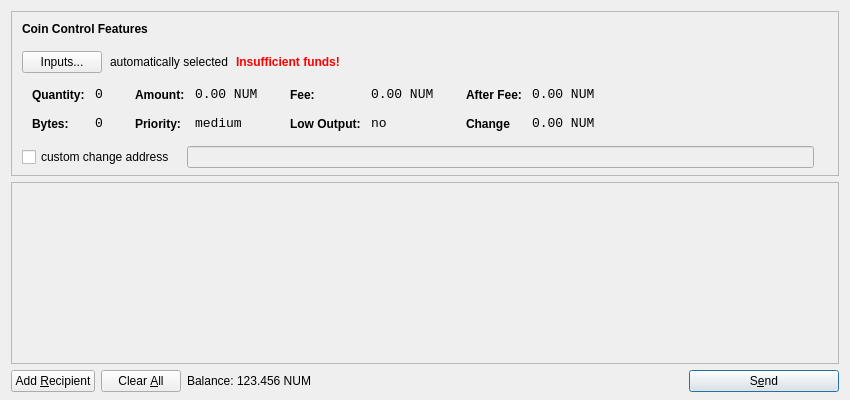
<?xml version="1.0" encoding="UTF-8"?>
<ui version="4.0">
 <class>SendCoinsDialog</class>
 <widget class="QDialog" name="SendCoinsDialog">
  <property name="geometry">
   <rect>
    <x>0</x>
    <y>0</y>
    <width>850</width>
    <height>400</height>
   </rect>
  </property>
  <property name="windowTitle">
   <string>Send Coins</string>
  </property>
  <layout class="QVBoxLayout" name="verticalLayout" stretch="0,1,0">
   <property name="bottomMargin">
    <number>8</number>
   </property>
   <item>
    <widget class="QFrame" name="frameCoinControl">
     <property name="sizePolicy">
      <sizepolicy hsizetype="Expanding" vsizetype="Expanding">
       <horstretch>0</horstretch>
       <verstretch>0</verstretch>
      </sizepolicy>
     </property>
     <property name="maximumSize">
      <size>
       <width>16777215</width>
       <height>16777215</height>
      </size>
     </property>
     <property name="frameShape">
      <enum>QFrame::StyledPanel</enum>
     </property>
     <property name="frameShadow">
      <enum>QFrame::Sunken</enum>
     </property>
     <layout class="QVBoxLayout" name="verticalLayoutCoinControl2">
      <property name="spacing">
       <number>-1</number>
      </property>
      <property name="leftMargin">
       <number>0</number>
      </property>
      <property name="topMargin">
       <number>0</number>
      </property>
      <property name="rightMargin">
       <number>0</number>
      </property>
      <property name="bottomMargin">
       <number>6</number>
      </property>
      <item>
       <layout class="QVBoxLayout" name="verticalLayoutCoinControl" stretch="0,0,0,0,1">
        <property name="spacing">
         <number>0</number>
        </property>
        <property name="leftMargin">
         <number>10</number>
        </property>
        <property name="topMargin">
         <number>10</number>
        </property>
        <item>
         <layout class="QHBoxLayout" name="horizontalLayoutCoinControl1">
          <property name="bottomMargin">
           <number>15</number>
          </property>
          <item>
           <widget class="QLabel" name="labelCoinControlFeatures">
            <property name="sizePolicy">
             <sizepolicy hsizetype="Preferred" vsizetype="Maximum">
              <horstretch>0</horstretch>
              <verstretch>0</verstretch>
             </sizepolicy>
            </property>
            <property name="font">
             <font>
              <weight>75</weight>
              <bold>true</bold>
             </font>
            </property>
            <property name="styleSheet">
             <string notr="true">font-weight:bold;</string>
            </property>
            <property name="text">
             <string>Coin Control Features</string>
            </property>
           </widget>
          </item>
         </layout>
        </item>
        <item>
         <layout class="QHBoxLayout" name="horizontalLayoutCoinControl2" stretch="0,0,0,0">
          <property name="spacing">
           <number>8</number>
          </property>
          <property name="bottomMargin">
           <number>10</number>
          </property>
          <item>
           <widget class="QPushButton" name="pushButtonCoinControl">
            <property name="styleSheet">
             <string notr="true"/>
            </property>
            <property name="text">
             <string>Inputs...</string>
            </property>
           </widget>
          </item>
          <item>
           <widget class="QLabel" name="labelCoinControlAutomaticallySelected">
            <property name="text">
             <string>automatically selected</string>
            </property>
            <property name="margin">
             <number>5</number>
            </property>
           </widget>
          </item>
          <item>
           <widget class="QLabel" name="labelCoinControlInsuffFunds">
            <property name="font">
             <font>
              <weight>75</weight>
              <bold>true</bold>
             </font>
            </property>
            <property name="styleSheet">
             <string notr="true">color:red;font-weight:bold;</string>
            </property>
            <property name="text">
             <string>Insufficient funds!</string>
            </property>
            <property name="margin">
             <number>5</number>
            </property>
           </widget>
          </item>
          <item>
           <spacer name="horizontalSpacerCoinControl">
            <property name="orientation">
             <enum>Qt::Horizontal</enum>
            </property>
            <property name="sizeHint" stdset="0">
             <size>
              <width>40</width>
              <height>1</height>
             </size>
            </property>
           </spacer>
          </item>
         </layout>
        </item>
        <item>
         <widget class="QWidget" name="widgetCoinControl" native="true">
          <property name="sizePolicy">
           <sizepolicy hsizetype="Preferred" vsizetype="Preferred">
            <horstretch>0</horstretch>
            <verstretch>0</verstretch>
           </sizepolicy>
          </property>
          <property name="minimumSize">
           <size>
            <width>0</width>
            <height>0</height>
           </size>
          </property>
          <property name="styleSheet">
           <string notr="true"/>
          </property>
          <layout class="QHBoxLayout" name="horizontalLayoutCoinControl5">
           <property name="margin">
            <number>0</number>
           </property>
           <item>
            <layout class="QHBoxLayout" name="horizontalLayoutCoinControl3" stretch="0,0,0,1">
             <property name="spacing">
              <number>20</number>
             </property>
             <property name="topMargin">
              <number>0</number>
             </property>
             <property name="bottomMargin">
              <number>10</number>
             </property>
             <item>
              <layout class="QFormLayout" name="formLayoutCoinControl1">
               <property name="horizontalSpacing">
                <number>10</number>
               </property>
               <property name="verticalSpacing">
                <number>14</number>
               </property>
               <property name="leftMargin">
                <number>10</number>
               </property>
               <property name="topMargin">
                <number>4</number>
               </property>
               <property name="rightMargin">
                <number>6</number>
               </property>
               <item row="0" column="0">
                <widget class="QLabel" name="labelCoinControlQuantityText">
                 <property name="styleSheet">
                  <string notr="true">font-weight:bold;</string>
                 </property>
                 <property name="text">
                  <string>Quantity:</string>
                 </property>
                 <property name="margin">
                  <number>0</number>
                 </property>
                </widget>
               </item>
               <item row="0" column="1">
                <widget class="QLabel" name="labelCoinControlQuantity">
                 <property name="font">
                  <font>
                   <family>Monospace</family>
                   <pointsize>10</pointsize>
                  </font>
                 </property>
                 <property name="cursor">
                  <cursorShape>IBeamCursor</cursorShape>
                 </property>
                 <property name="contextMenuPolicy">
                  <enum>Qt::ActionsContextMenu</enum>
                 </property>
                 <property name="text">
                  <string>0</string>
                 </property>
                 <property name="margin">
                  <number>0</number>
                 </property>
                 <property name="textInteractionFlags">
                  <set>Qt::LinksAccessibleByMouse|Qt::TextSelectableByKeyboard|Qt::TextSelectableByMouse</set>
                 </property>
                </widget>
               </item>
               <item row="1" column="0">
                <widget class="QLabel" name="labelCoinControlBytesText">
                 <property name="styleSheet">
                  <string notr="true">font-weight:bold;</string>
                 </property>
                 <property name="text">
                  <string>Bytes:</string>
                 </property>
                </widget>
               </item>
               <item row="1" column="1">
                <widget class="QLabel" name="labelCoinControlBytes">
                 <property name="font">
                  <font>
                   <family>Monospace</family>
                   <pointsize>10</pointsize>
                  </font>
                 </property>
                 <property name="cursor">
                  <cursorShape>IBeamCursor</cursorShape>
                 </property>
                 <property name="contextMenuPolicy">
                  <enum>Qt::ActionsContextMenu</enum>
                 </property>
                 <property name="text">
                  <string>0</string>
                 </property>
                 <property name="textInteractionFlags">
                  <set>Qt::LinksAccessibleByMouse|Qt::TextSelectableByKeyboard|Qt::TextSelectableByMouse</set>
                 </property>
                </widget>
               </item>
              </layout>
             </item>
             <item>
              <layout class="QFormLayout" name="formLayoutCoinControl2">
               <property name="horizontalSpacing">
                <number>10</number>
               </property>
               <property name="verticalSpacing">
                <number>14</number>
               </property>
               <property name="leftMargin">
                <number>6</number>
               </property>
               <property name="topMargin">
                <number>4</number>
               </property>
               <property name="rightMargin">
                <number>6</number>
               </property>
               <item row="0" column="0">
                <widget class="QLabel" name="labelCoinControlAmountText">
                 <property name="styleSheet">
                  <string notr="true">font-weight:bold;</string>
                 </property>
                 <property name="text">
                  <string>Amount:</string>
                 </property>
                 <property name="margin">
                  <number>0</number>
                 </property>
                </widget>
               </item>
               <item row="0" column="1">
                <widget class="QLabel" name="labelCoinControlAmount">
                 <property name="font">
                  <font>
                   <family>Monospace</family>
                   <pointsize>10</pointsize>
                  </font>
                 </property>
                 <property name="cursor">
                  <cursorShape>IBeamCursor</cursorShape>
                 </property>
                 <property name="contextMenuPolicy">
                  <enum>Qt::ActionsContextMenu</enum>
                 </property>
                 <property name="text">
                  <string>0.00 NUM</string>
                 </property>
                 <property name="textInteractionFlags">
                  <set>Qt::LinksAccessibleByMouse|Qt::TextSelectableByKeyboard|Qt::TextSelectableByMouse</set>
                 </property>
                </widget>
               </item>
               <item row="1" column="0">
                <widget class="QLabel" name="labelCoinControlPriorityText">
                 <property name="styleSheet">
                  <string notr="true">font-weight:bold;</string>
                 </property>
                 <property name="text">
                  <string>Priority:</string>
                 </property>
                </widget>
               </item>
               <item row="1" column="1">
                <widget class="QLabel" name="labelCoinControlPriority">
                 <property name="font">
                  <font>
                   <family>Monospace</family>
                   <pointsize>10</pointsize>
                  </font>
                 </property>
                 <property name="cursor">
                  <cursorShape>IBeamCursor</cursorShape>
                 </property>
                 <property name="contextMenuPolicy">
                  <enum>Qt::ActionsContextMenu</enum>
                 </property>
                 <property name="text">
                  <string>medium</string>
                 </property>
                 <property name="textInteractionFlags">
                  <set>Qt::LinksAccessibleByMouse|Qt::TextSelectableByKeyboard|Qt::TextSelectableByMouse</set>
                 </property>
                </widget>
               </item>
              </layout>
             </item>
             <item>
              <layout class="QFormLayout" name="formLayoutCoinControl3">
               <property name="horizontalSpacing">
                <number>10</number>
               </property>
               <property name="verticalSpacing">
                <number>14</number>
               </property>
               <property name="leftMargin">
                <number>6</number>
               </property>
               <property name="topMargin">
                <number>4</number>
               </property>
               <property name="rightMargin">
                <number>6</number>
               </property>
               <item row="0" column="0">
                <widget class="QLabel" name="labelCoinControlFeeText">
                 <property name="styleSheet">
                  <string notr="true">font-weight:bold;</string>
                 </property>
                 <property name="text">
                  <string>Fee:</string>
                 </property>
                 <property name="margin">
                  <number>0</number>
                 </property>
                </widget>
               </item>
               <item row="0" column="1">
                <widget class="QLabel" name="labelCoinControlFee">
                 <property name="font">
                  <font>
                   <family>Monospace</family>
                   <pointsize>10</pointsize>
                  </font>
                 </property>
                 <property name="cursor">
                  <cursorShape>IBeamCursor</cursorShape>
                 </property>
                 <property name="contextMenuPolicy">
                  <enum>Qt::ActionsContextMenu</enum>
                 </property>
                 <property name="text">
                  <string>0.00 NUM</string>
                 </property>
                 <property name="textInteractionFlags">
                  <set>Qt::LinksAccessibleByMouse|Qt::TextSelectableByKeyboard|Qt::TextSelectableByMouse</set>
                 </property>
                </widget>
               </item>
               <item row="1" column="0">
                <widget class="QLabel" name="labelCoinControlLowOutputText">
                 <property name="styleSheet">
                  <string notr="true">font-weight:bold;</string>
                 </property>
                 <property name="text">
                  <string>Low Output:</string>
                 </property>
                </widget>
               </item>
               <item row="1" column="1">
                <widget class="QLabel" name="labelCoinControlLowOutput">
                 <property name="font">
                  <font>
                   <family>Monospace</family>
                   <pointsize>10</pointsize>
                  </font>
                 </property>
                 <property name="cursor">
                  <cursorShape>IBeamCursor</cursorShape>
                 </property>
                 <property name="contextMenuPolicy">
                  <enum>Qt::ActionsContextMenu</enum>
                 </property>
                 <property name="text">
                  <string>no</string>
                 </property>
                 <property name="textInteractionFlags">
                  <set>Qt::LinksAccessibleByMouse|Qt::TextSelectableByKeyboard|Qt::TextSelectableByMouse</set>
                 </property>
                </widget>
               </item>
              </layout>
             </item>
             <item>
              <layout class="QFormLayout" name="formLayoutCoinControl4">
               <property name="horizontalSpacing">
                <number>10</number>
               </property>
               <property name="verticalSpacing">
                <number>14</number>
               </property>
               <property name="leftMargin">
                <number>6</number>
               </property>
               <property name="topMargin">
                <number>4</number>
               </property>
               <property name="rightMargin">
                <number>6</number>
               </property>
               <item row="0" column="0">
                <widget class="QLabel" name="labelCoinControlAfterFeeText">
                 <property name="styleSheet">
                  <string notr="true">font-weight:bold;</string>
                 </property>
                 <property name="text">
                  <string>After Fee:</string>
                 </property>
                 <property name="margin">
                  <number>0</number>
                 </property>
                </widget>
               </item>
               <item row="0" column="1">
                <widget class="QLabel" name="labelCoinControlAfterFee">
                 <property name="font">
                  <font>
                   <family>Monospace</family>
                   <pointsize>10</pointsize>
                  </font>
                 </property>
                 <property name="cursor">
                  <cursorShape>IBeamCursor</cursorShape>
                 </property>
                 <property name="contextMenuPolicy">
                  <enum>Qt::ActionsContextMenu</enum>
                 </property>
                 <property name="text">
                  <string>0.00 NUM</string>
                 </property>
                 <property name="textInteractionFlags">
                  <set>Qt::LinksAccessibleByMouse|Qt::TextSelectableByKeyboard|Qt::TextSelectableByMouse</set>
                 </property>
                </widget>
               </item>
               <item row="1" column="0">
                <widget class="QLabel" name="labelCoinControlChangeText">
                 <property name="styleSheet">
                  <string notr="true">font-weight:bold;</string>
                 </property>
                 <property name="text">
                  <string>Change</string>
                 </property>
                </widget>
               </item>
               <item row="1" column="1">
                <widget class="QLabel" name="labelCoinControlChange">
                 <property name="font">
                  <font>
                   <family>Monospace</family>
                   <pointsize>10</pointsize>
                  </font>
                 </property>
                 <property name="cursor">
                  <cursorShape>IBeamCursor</cursorShape>
                 </property>
                 <property name="contextMenuPolicy">
                  <enum>Qt::ActionsContextMenu</enum>
                 </property>
                 <property name="text">
                  <string>0.00 NUM</string>
                 </property>
                 <property name="textInteractionFlags">
                  <set>Qt::LinksAccessibleByMouse|Qt::TextSelectableByKeyboard|Qt::TextSelectableByMouse</set>
                 </property>
                </widget>
               </item>
              </layout>
             </item>
            </layout>
           </item>
          </layout>
         </widget>
        </item>
        <item>
         <layout class="QHBoxLayout" name="horizontalLayoutCoinControl4" stretch="0,0,0">
          <property name="spacing">
           <number>12</number>
          </property>
          <property name="sizeConstraint">
           <enum>QLayout::SetDefaultConstraint</enum>
          </property>
          <property name="topMargin">
           <number>5</number>
          </property>
          <property name="rightMargin">
           <number>5</number>
          </property>
          <item>
           <widget class="QCheckBox" name="checkBoxCoinControlChange">
            <property name="text">
             <string>custom change address</string>
            </property>
           </widget>
          </item>
          <item>
           <widget class="QLineEdit" name="lineEditCoinControlChange">
            <property name="enabled">
             <bool>false</bool>
            </property>
            <property name="sizePolicy">
             <sizepolicy hsizetype="Expanding" vsizetype="Fixed">
              <horstretch>0</horstretch>
              <verstretch>0</verstretch>
             </sizepolicy>
            </property>
           </widget>
          </item>
          <item>
           <widget class="QLabel" name="labelCoinControlChangeLabel">
            <property name="sizePolicy">
             <sizepolicy hsizetype="Preferred" vsizetype="Expanding">
              <horstretch>0</horstretch>
              <verstretch>0</verstretch>
             </sizepolicy>
            </property>
            <property name="minimumSize">
             <size>
              <width>0</width>
              <height>0</height>
             </size>
            </property>
            <property name="text">
             <string/>
            </property>
            <property name="margin">
             <number>3</number>
            </property>
           </widget>
          </item>
         </layout>
        </item>
        <item>
         <spacer name="verticalSpacerCoinControl">
          <property name="orientation">
           <enum>Qt::Vertical</enum>
          </property>
          <property name="sizeHint" stdset="0">
           <size>
            <width>800</width>
            <height>1</height>
           </size>
          </property>
         </spacer>
        </item>
       </layout>
      </item>
     </layout>
    </widget>
   </item>
   <item>
    <widget class="QScrollArea" name="scrollArea">
     <property name="widgetResizable">
      <bool>true</bool>
     </property>
     <widget class="QWidget" name="scrollAreaWidgetContents">
      <property name="geometry">
       <rect>
        <x>0</x>
        <y>0</y>
        <width>830</width>
        <height>165</height>
       </rect>
      </property>
      <layout class="QVBoxLayout" name="verticalLayout_2">
       <property name="margin">
        <number>0</number>
       </property>
       <item>
        <layout class="QVBoxLayout" name="entries">
         <property name="spacing">
          <number>6</number>
         </property>
        </layout>
       </item>
       <item>
        <spacer name="verticalSpacer">
         <property name="orientation">
          <enum>Qt::Vertical</enum>
         </property>
         <property name="sizeHint" stdset="0">
          <size>
           <width>20</width>
           <height>40</height>
          </size>
         </property>
        </spacer>
       </item>
      </layout>
     </widget>
    </widget>
   </item>
   <item>
    <layout class="QHBoxLayout" name="horizontalLayout">
     <item>
      <widget class="QPushButton" name="addButton">
       <property name="toolTip">
        <string>Send to multiple recipients at once</string>
       </property>
       <property name="text">
        <string>Add &amp;Recipient</string>
       </property>
       <property name="icon">
        <iconset resource="../bitcoin.qrc">
         <normaloff>:/icons/add</normaloff>:/icons/add</iconset>
       </property>
       <property name="autoDefault">
        <bool>false</bool>
       </property>
      </widget>
     </item>
     <item>
      <widget class="QPushButton" name="clearButton">
       <property name="sizePolicy">
        <sizepolicy hsizetype="Minimum" vsizetype="Fixed">
         <horstretch>0</horstretch>
         <verstretch>0</verstretch>
        </sizepolicy>
       </property>
       <property name="toolTip">
        <string>Remove all transaction fields</string>
       </property>
       <property name="text">
        <string>Clear &amp;All</string>
       </property>
       <property name="icon">
        <iconset resource="../bitcoin.qrc">
         <normaloff>:/icons/remove</normaloff>:/icons/remove</iconset>
       </property>
       <property name="autoRepeatDelay">
        <number>300</number>
       </property>
       <property name="autoDefault">
        <bool>false</bool>
       </property>
      </widget>
     </item>
     <item>
      <layout class="QHBoxLayout" name="horizontalLayout_2">
       <property name="spacing">
        <number>3</number>
       </property>
       <item>
        <widget class="QLabel" name="label">
         <property name="sizePolicy">
          <sizepolicy hsizetype="Preferred" vsizetype="Fixed">
           <horstretch>0</horstretch>
           <verstretch>0</verstretch>
          </sizepolicy>
         </property>
         <property name="text">
          <string>Balance:</string>
         </property>
        </widget>
       </item>
       <item>
        <widget class="QLabel" name="labelBalance">
         <property name="sizePolicy">
          <sizepolicy hsizetype="Preferred" vsizetype="Fixed">
           <horstretch>0</horstretch>
           <verstretch>0</verstretch>
          </sizepolicy>
         </property>
         <property name="cursor">
          <cursorShape>IBeamCursor</cursorShape>
         </property>
         <property name="text">
          <string>123.456 NUM</string>
         </property>
         <property name="textInteractionFlags">
          <set>Qt::LinksAccessibleByMouse|Qt::TextSelectableByKeyboard|Qt::TextSelectableByMouse</set>
         </property>
        </widget>
       </item>
      </layout>
     </item>
     <item>
      <spacer name="horizontalSpacer">
       <property name="orientation">
        <enum>Qt::Horizontal</enum>
       </property>
       <property name="sizeHint" stdset="0">
        <size>
         <width>40</width>
         <height>20</height>
        </size>
       </property>
      </spacer>
     </item>
     <item>
      <widget class="QPushButton" name="sendButton">
       <property name="minimumSize">
        <size>
         <width>150</width>
         <height>0</height>
        </size>
       </property>
       <property name="toolTip">
        <string>Confirm the send action</string>
       </property>
       <property name="text">
        <string>S&amp;end</string>
       </property>
       <property name="icon">
        <iconset resource="../bitcoin.qrc">
         <normaloff>:/icons/send</normaloff>:/icons/send</iconset>
       </property>
       <property name="default">
        <bool>true</bool>
       </property>
      </widget>
     </item>
    </layout>
   </item>
  </layout>
 </widget>
 <resources>
  <include location="../bitcoin.qrc"/>
 </resources>
 <connections/>
</ui>
